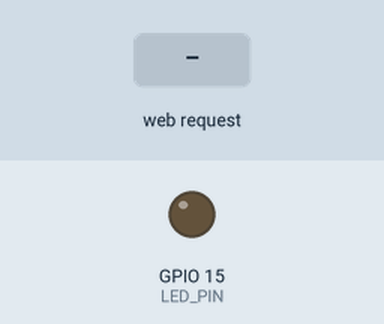
Bench run of a sketch on a simulated ESP32-C6. On the bench: output pins drawn as LEDs (lit = HIGH). The test bench sets the inputs (shaded band). WiFi joins after 1.5 s; servers stay silent unless stated; not simulated (calls return 0 or success): credentials.h; what the sketch prints to the serial monitor is not drawn.

Above: at 3.7 s.
3.8 s: HTTP request GET /led received
At 4.3 s:
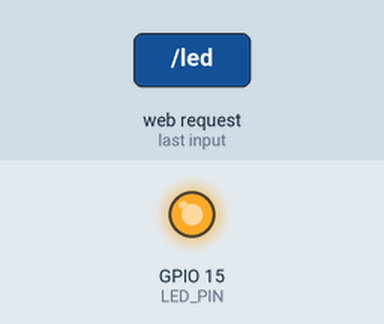
Timing chart, 0 to 6.8 s (numbered marks = the images above; inputs shaded):
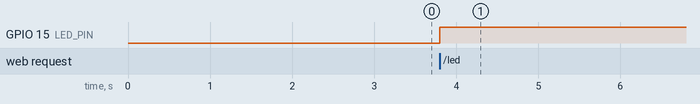

Measured:
- after the input at 3.8 s, GPIO 15 (LED_PIN): LOW → HIGH at once

The sketch:

WebTemp.ino
```cpp
/*
 * WebTemp - XIAO ESP32-C6
 *
 * Serveur web affichant la temperature interne.
 *
 * Board: Seeed XIAO ESP32-C6
 * FQBN: esp32:esp32:XIAO_ESP32C6
 *
 * @dependencies (aucune)
 */

#include <WiFi.h>
#include <WebServer.h>
#include "credentials.h"

#define LED_PIN 15  // LED interne XIAO ESP32-C6

WebServer server(80);
bool ledState = false;

float getTemperature() {
  return temperatureRead();  // Capteur interne ESP32
}

void handleRoot() {
  float temp = getTemperature();

  String html = R"(
<!DOCTYPE html>
<html>
<head>
  <meta charset="UTF-8">
  <meta name="viewport" content="width=device-width, initial-scale=1">
  <meta http-equiv="refresh" content="5">
  <title>ESP32-C6 Temperature</title>
  <style>
    body {
      font-family: -apple-system, sans-serif;
      display: flex;
      justify-content: center;
      align-items: center;
      min-height: 100vh;
      margin: 0;
      background: linear-gradient(135deg, #1e3c72, #2a5298);
      color: white;
    }
    .card {
      background: rgba(255,255,255,0.1);
      padding: 3rem;
      border-radius: 1rem;
      text-align: center;
      backdrop-filter: blur(10px);
    }
    .temp {
      font-size: 5rem;
      font-weight: bold;
      margin: 1rem 0;
    }
    .label { opacity: 0.8; }
    .info { font-size: 0.9rem; opacity: 0.6; margin-top: 2rem; }
    .btn {
      margin-top: 1.5rem;
      padding: 1rem 2rem;
      font-size: 1.2rem;
      border: none;
      border-radius: 0.5rem;
      cursor: pointer;
      transition: all 0.3s;
    }
    .btn-on { background: #4CAF50; color: white; }
    .btn-off { background: #f44336; color: white; }
    .btn:hover { transform: scale(1.05); }
  </style>
</head>
<body>
  <div class="card">
    <div class="label">Temperature interne</div>
    <div class="temp">)" + String(temp, 1) + R"(&deg;C</div>
    <div class="label">XIAO ESP32-C6</div>
    <button class="btn )" + String(ledState ? "btn-on" : "btn-off") + R"(" onclick="location.href='/led'">
      LED: )" + String(ledState ? "ON" : "OFF") + R"(
    </button>
    <div class="info">Actualisation auto toutes les 5s</div>
  </div>
</body>
</html>
)";

  server.send(200, "text/html", html);
}

void handleApi() {
  String json = "{\"temperature\":" + String(getTemperature(), 1) + ",\"led\":" + String(ledState ? "true" : "false") + "}";
  server.send(200, "application/json", json);
}

void handleLed() {
  ledState = !ledState;
  digitalWrite(LED_PIN, ledState ? HIGH : LOW);
  server.sendHeader("Location", "/");
  server.send(303);
}

void setup() {
  Serial.begin(115200);
  delay(1000);

  pinMode(LED_PIN, OUTPUT);
  digitalWrite(LED_PIN, LOW);

  Serial.print("Connexion WiFi");
  WiFi.begin(WIFI_SSID, WIFI_PASSWORD);
  while (WiFi.status() != WL_CONNECTED) {
    delay(500);
    Serial.print(".");
  }
  Serial.println();
  Serial.print("IP: ");
  Serial.println(WiFi.localIP());

  server.on("/", handleRoot);
  server.on("/api/temp", handleApi);
  server.on("/led", handleLed);
  server.begin();

  Serial.println("Serveur web demarre");
}

void loop() {
  server.handleClient();
}
```
